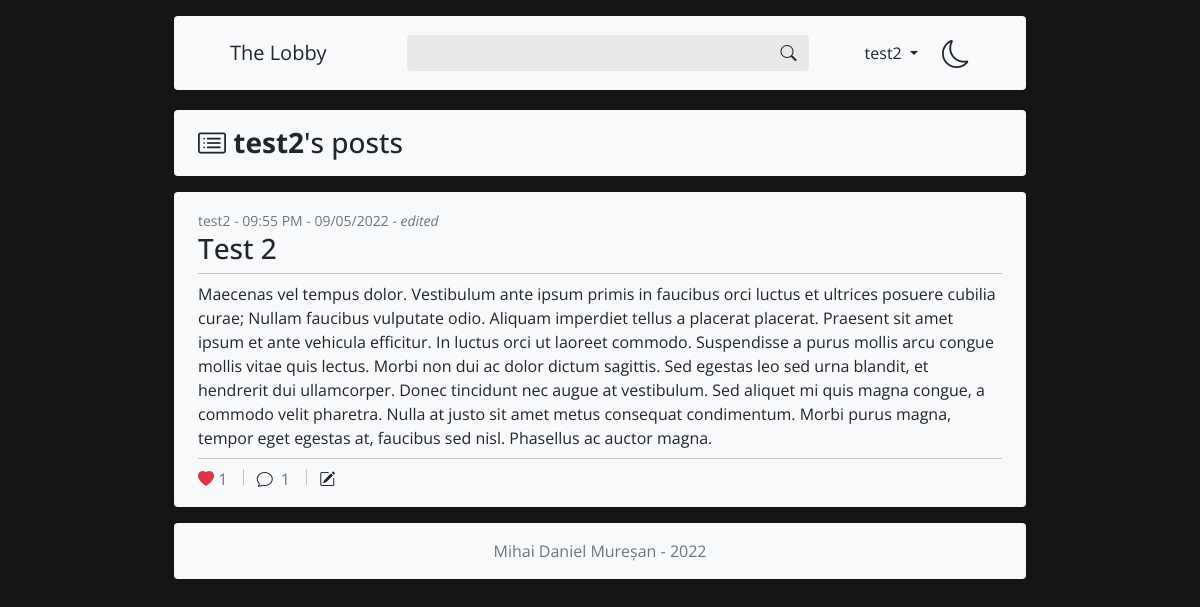
Page /app/profil.php?utilizator=test2 (signed in) on the committed database.
### tables this page shows
CREATE TABLE `postari` (
  `id` int(11) NOT NULL,
  `titlu` varchar(160) NOT NULL,
  `continut` text NOT NULL,
  `id_user` int(11) NOT NULL,
  `timp` datetime DEFAULT NULL ON UPDATE current_timestamp(),
  `nr_aprecieri` int(6) NOT NULL,
  `nr_comentarii` int(8) NOT NULL,
  `editata` tinyint(1) NOT NULL DEFAULT 0
);

CREATE TABLE `utilizatori` (
  `id` int(11) NOT NULL,
  `nume` varchar(25) NOT NULL,
  `parola` varchar(255) NOT NULL,
  `data_inregistrarii` datetime NOT NULL DEFAULT current_timestamp()
);

### app/functii/schimbare-tema.php (called while the page is built, shortened)
<?php
    $c1 = $_SESSION['c1'];
    $c2 = $_SESSION['c2'];
?>

### app/functii/diverse.php (called while the page is built, shortened)
<?php
    require_once("functii/schimbare-tema.php");
    function afisareTimp($t) {
        $r = date('h:i A - d/m/Y', $t);
        return $r;
    }
?>

### app/profil.php (the view, shortened to what this page needs)
<?php
    require_once("functii/diverse.php");
    $existaUtilizator = false;
    $existaPostari = false;
    $qUtilizator = mysqli_query($link, "SELECT id, nume FROM utilizatori WHERE nume = '{$_GET['utilizator']}'");
    $utilizator = mysqli_fetch_assoc($qUtilizator);
    $qUtilizatori = mysqli_query(
        $link,
        "SELECT id, nume FROM utilizatori ORDER BY id"
    );
    $utilizatori = [];
    while($aux = mysqli_fetch_assoc($qUtilizatori)) {
        $utilizatori[$aux['id']] = $aux;
    }
    if($utilizator != NULL) {
        $existaUtilizator = true;
        if(!isset($_GET['cautare'])) {
            $qPostari = mysqli_query(
                $link,
                "SELECT
                    id, titlu, continut, id_user, editata,UNIX_TIMESTAMP(timp) as timpUnix, nr_aprecieri, nr_comentarii
                FROM postari
                WHERE id_user = '{$utilizator['id']}'
                ORDER BY timpUnix DESC"
            );
        }
        $postari = [];
        while($aux = mysqli_fetch_assoc($qPostari)) {
            $postari[] = $aux;
        }
    }
    if(isset($_SESSION['user']['id'])) {
        $qAprecieri = mysqli_query(
            $link,
            "SELECT *
                FROM aprecieri
                WHERE id_user = {$_SESSION['user']['id']}
                ORDER BY id_postare"
        );
        $aprecieri = [];
        while($aux = mysqli_fetch_assoc($qAprecieri)) {
            $aprecieri[$aux['id_postare']] = 1;
        }
    }
?>
<!DOCTYPE html>
<html lang="en">
<head>
    <link rel="stylesheet" href="externe/bootstrap.min.css">
    <link rel="stylesheet" href="externe/bootstrap-icons.css">
</head>
<body class="px-4 py-3 mx-auto" style="background-color: #151515; font-family: 'Open Sans', sans-serif; overflow-wrap: break-word; max-width: 900px;">
<?php
var_dump($utilizator);
var_dump($existaUtilizator);
var_dump($existaPostari);
?>
    <?php
        require_once('componente/antet-complet.php');
        if($existaUtilizator == false) {
            ?>
                <div class="container-fluid bg-<?=$c1?> rounded px-3 py-2 w-100 mb-3">
                    <div class="py-3">
                        <h1 class="text-center text-danger display-2">Error</h1>
                        <p class="text-center text-danger fs-5">
                            <strong><?=$_GET['utilizator']?></strong> does not exist!
                        </p>
                    </div>
                </div>
            <?php
        }
        else {
            ?>
                <div class="container-fluid bg-<?=$c1?> rounded px-3 py-2 w-100 mb-3 text-<?=$c2?>">
                    <div class="px-2 pt-2">
                        <h3>
                            <i class="bi bi-card-list"></i>
                            <strong><?=$_GET['utilizator']?></strong>'s posts
                        </h3>
                    </div>
                </div>
                        <?php
                    foreach($postari as $P) {
                        ?>
                            <div class="container-fluid bg-<?=$c1?> rounded px-3 py-3 w-100 mb-3">
                                <div>
                                    <div class="px-2">
                                        <small class="text-muted fs-7" unselectable="on" onselectstart="return false;" onmousedown="return false;" style="cursor: default;">
                                            <?php
                                                if(!isset($utilizatori[$P['id_user']]['nume']))
                                                {
                                                    ?>
                                                        <span class="text-secondary">
                                                            [deleted user]
                                                        </span>
                                                    <?php
                                                }
                                                else {
                                                    ?>
                                                        <a href="profil.php?utilizator=<?=$utilizatori[$P['id_user']]['nume']?>" class="link-secondary" style="text-decoration: none;">
                                                            <?=$utilizatori[$P['id_user']]['nume']?>
                                                        </a>
                                                    <?php
                                                }
                                                ?>
                                            -
                                            <?=afisareTimp($P['timpUnix'])?>
                                            <?=
                                            ($P['editata'] == 1 ?
                                                '<em>- edited</em>' :
                                                ''
                                            )
                                            ?>
                                        </small>
                                        <h3>
                                            <span class="text-<?=$c2?>" style="cursor: default;">
                                                <?=$P['titlu']?>
                                            </span>
                                        </h3>
                                    </div>
                                    <hr class="m-2 text-<?=$c2?>">
                                    <div class="px-2 text-<?=$c2?>" style="cursor: default;">
                                        <?=$P['continut']?>
                                    </div>
                                    <hr class="m-2 text-<?=$c2?>">
                                    <div class="px-2" unselectable="on" onselectstart="return false;" onmousedown="return false;" style="cursor: default;">
                                        <a class="link-<?=$c2?> me-2 bi bi-heart<?=(isset($aprecieri[$P['id']]) ? '-fill text-danger' : '')?>" style="text-decoration: none; cursor: pointer;"
                                                <?php
                                                    if(isset($_SESSION['user'])) {
                                                        ?>
                                                        onclick="apreciere(this, <?=$P['id']?>)"
                                                        <?php
                                                    }
                                                    else {
                                                        ?>href="autentificare.php?operatie=login"<?php
                                                    }
                                                ?>>
                                            <span class="text-muted me-1">
                                                <?=$P['nr_aprecieri']?>
                                            </span>
                                        </a>
                                        <a class="link-<?=$c2?> mx-2" data-bs-toggle="collapse" href="#comentarii-<?=$P['id']?>" role="button" style="text-decoration: none"
                                                <?php
                                                    if(isset($_SESSION['user'])) {
                                                        ?><?php
                                                    }
                                                    else {
                                                        ?>href="autentificare.php?operatie=login"<?php
                                                    }
                                                ?>>
                                            <i class="bi bi-chat me-1"></i>
                                            <span class="text-muted me-1">
                                                <?=$P['nr_comentarii']?>
                                            </span>
                                        </a>
                                        <?php
                                                if(isset($utilizatori[$P['id_user']]) && (isset($_SESSION['user']['nume']) && $_SESSION['user']['nume'] == $utilizatori[$P['id_user']]['nume'])) {
                                                    ?>
                                                    <a href="editare-postare.php?postare=<?=$P['id']?>" class="link-<?=$c2?> mx-2 bi bi-pencil-square" style="text-decoration: none">
                                                    </a>
                                                    <?php
                                                }
                                            ?>
                                    </div>
                                </div>
                            </div>
                        <?php
                    }
        }
        require_once('componente/subsol.php');
    ?>
</body>
</html>

### rows in the picture
postari: id_user.nume "test2", timpUnix "09:55 PM - 09/05/2022", editata "- edited", titlu "Test 2", continut "Maecenas vel tempus dolor. Vestibulum ante ipsum primis in faucibus orci luctus et ultrices posuere cubilia curae; Nullam faucibus vulputate odio. Aliquam imperdiet tellus a placerat placerat. Praesent sit amet ipsum et ante vehicula efficitur. In luctus orci ut laoreet commodo. Suspendisse a purus mollis arcu congue mollis vitae quis lectus. Morbi non dui ac dolor dictum sagittis. Sed egestas leo sed urna blandit, et hendrerit dui ullamcorper. Donec tincidunt nec augue at vestibulum. Sed aliquet mi quis magna congue, a commodo velit pharetra. Nulla at justo sit amet metus consequat condimentum. Morbi purus magna, tempor eget egestas at, faucibus sed nisl. Phasellus ac auctor magna.", nr_aprecieri "1", nr_comentarii "1"

### other values in the picture
$_SESSION['user']['nume'] "test2"
$_GET['utilizator'] "test2"
